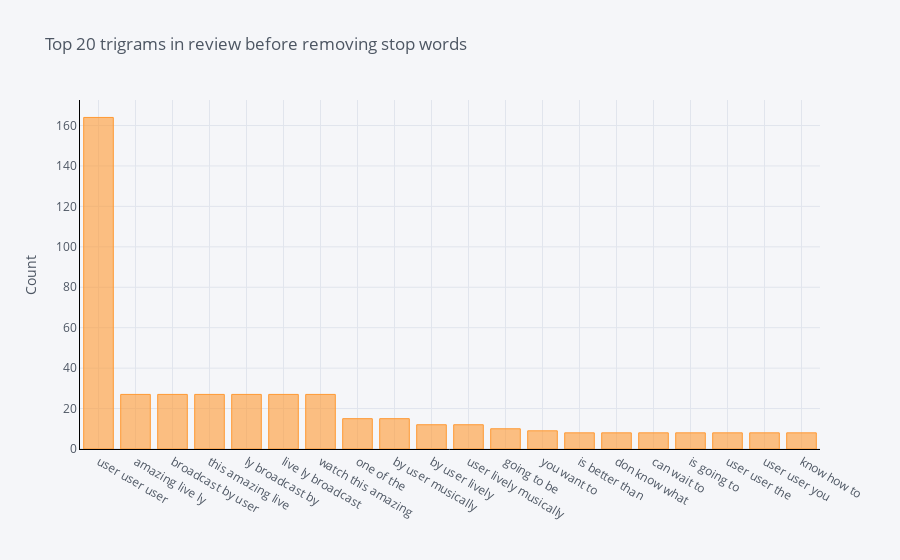

The notebook cell saved with this chart:
### Code cell
df5.groupby('ReviewText').sum()['count'].sort_values(ascending=False).iplot(
    kind='bar', yTitle='Count', linecolor='black', title='Top 20 trigrams in review before removing stop words')

### Figure 1 — Plotly figure (JSON) as saved in the notebook; plotly's stock layout.template omitted (floating-point values rounded to 4 significant figures)
{"data": [{"name": "count", "text": "", "y": [164, 27, 27, 27, 27, 27, 27, 15, 15, 12, 12, 10, 9, 8, 8, 8, 8, 8, 8, 8], "marker": {"color": "rgba(255, 153, 51, 0.6)", "line": {"color": "rgba(255, 153, 51, 1.0)", "width": 1}}, "x": ["user user user", "amazing live ly", "broadcast by user", "this amazing live", "ly broadcast by", "live ly broadcast", "watch this amazing", "one of the", "by user musically", "by user lively", "user lively musically", "going to be", "you want to", "is better than", "don know what", "can wait to", "is going to", "user user the", "user user you", "know how to"], "type": "bar", "orientation": "v"}], "layout": {"title": {"text": "Top 20 trigrams in review before removing stop words", "font": {"color": "#4D5663"}}, "paper_bgcolor": "#F5F6F9", "plot_bgcolor": "#F5F6F9", "yaxis": {"tickfont": {"color": "#4D5663"}, "title": {"text": "Count", "font": {"color": "#4D5663"}}, "showgrid": true, "zerolinecolor": "#E1E5ED", "gridcolor": "#E1E5ED", "linecolor": "black"}, "xaxis": {"tickfont": {"color": "#4D5663"}, "title": {"text": "", "font": {"color": "#4D5663"}}, "showgrid": true, "zerolinecolor": "#E1E5ED", "gridcolor": "#E1E5ED", "linecolor": "black"}, "legend": {"bgcolor": "#F5F6F9", "font": {"color": "#4D5663"}}}}
